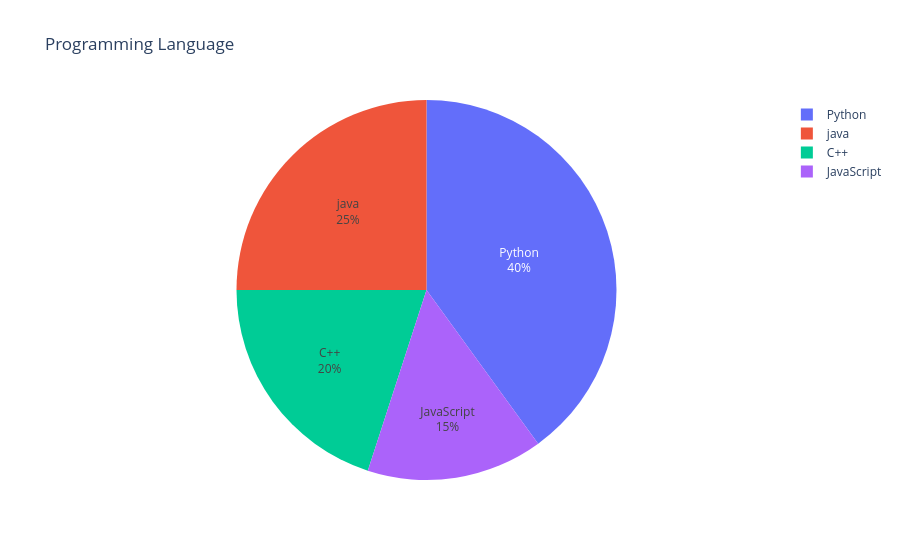

Notebook source saved alongside this figure:
### Code cell
# 3d or more plots for pie chart
labels = ["Python", "java", "C++", "JavaScript"]
values = [40, 25, 20, 15]

import plotly.express as px
fig = px.pie(names = labels, values = values, title = "Programming Language")
fig.update_traces(textinfo = "percent+label")
fig.show()

### Figure 1 — Plotly figure (JSON) as saved in the notebook; plotly's stock layout.template omitted (floating-point values rounded to 4 significant figures)
{"data": [{"domain": {"x": [0, 1], "y": [0, 1]}, "hovertemplate": "label=%{label}<br>value=%{value}<extra></extra>", "labels": ["Python", "java", "C++", "JavaScript"], "legendgroup": "", "name": "", "showlegend": true, "textinfo": "percent+label", "type": "pie", "values": [40, 25, 20, 15]}], "layout": {"legend": {"tracegroupgap": 0}, "title": {"text": "Programming Language"}}}
